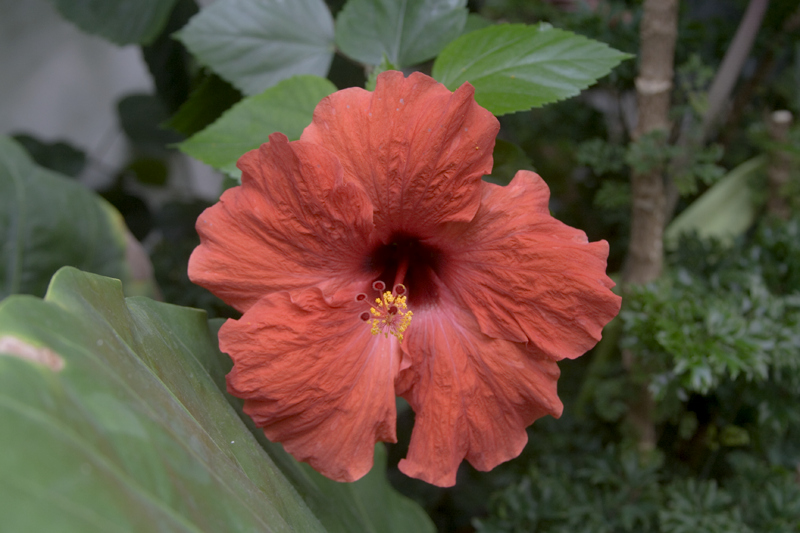
//> input picture PROJECT_EXAMPLE/flower.jpg, 800 x 533 px
$ ./main   (built with g++ and OpenCV 4)
//> lines starting //> are read from the running program, lines starting //| are printed output that depends on the picture
### SRC/CannyED.hpp
// [23 lines of licence text are left out]

#ifndef __CANNY_EDGE__
#define __CANNY_EDGE__

#include <opencv2\opencv.hpp>

using namespace cv;

class CannyED
{
	public:
		CannyED():ks32NonMaxFiltLen(5){};                             /* constructor */
		CannyED(Mat &sMatInput, Mat &sMatOutput, double dThreshold1, double dThreshold2);
		~CannyED(){};

	private:
		const int ks32NonMaxFiltLen;//Filter size for non-max suppression
		Mat sMatCannyEdge;
		/* ====================  METHODS       ======================================= */
		void NonMaxSuppression(Mat &sMatGrad, Mat &sMatThinEdge, Mat &sMatEdgeOrientation);
		void Hysteresis(Mat &sMatThinEdge, Mat &sMatEdgeMap, double dThOne, double dThTwo);
		void Trace(Mat &sMatThinEdge, Mat &sMatEdgeMap, int s32Y, int s32X, double dThOne);

}; /* -----  end of class CannyED  ----- */
#endif

### SRC/CannyED.cpp
// [23 lines of licence text are left out]

#include <CannyED.hpp>
#include <iostream>

using namespace std;

#pragma comment(lib, "opencv_core300d.lib")
#pragma comment(lib, "opencv_highgui300d.lib")
#pragma comment(lib, "opencv_imgcodecs300d.lib")
#pragma comment(lib, "opencv_imgproc300d.lib")

/**<
@param   sMatInput - Input Gray image
@param  sMatOutput - Edge Map
@param dThreshold1 - Hysteresis low threshold
@param dThreshold2 - Hysteresis high threshold
*/

CannyED::CannyED(Mat &sMatInput, Mat &sMatOutput, double dThreshold1, double dThreshold2):ks32NonMaxFiltLen(5)
{
	Mat sMatInputGauss;
	Mat sMatSobelX;
	Mat sMatSobelY;
	Mat sMatSobelGrad;
	Mat sMatEdgeThin;
	Mat sMatEdgeFinal;

	Mat sMatEdgeOrientation = Mat(Size(sMatInput.cols, sMatInput.rows), CV_16UC1);
	sMatCannyEdge = Mat::zeros(Size(sMatInput.cols, sMatInput.rows), CV_8UC1);

	//Sobel-X
	int ks32KernelX[3][3] = {
		-1, 0, 1,
		-2, 0, 2,
		-1, 0, 1
	};

	//Sobel-Y
	int ks32KernelY[3][3] = {
		-1, -2, -1,
		 0, 0, 0,
		+1, +2, 1
	};

	Mat sMatKernelX = Mat(Size(3, 3), CV_32SC1, ks32KernelX);
	Mat sMatKernelY = Mat(Size(3, 3), CV_32SC1, ks32KernelY);

	GaussianBlur(sMatInput, sMatInputGauss, Size(5, 5), 10);
	sMatInputGauss = sMatInput;
	filter2D(sMatInputGauss, sMatSobelX, CV_32FC1, sMatKernelX, Point(-1, -1));
	filter2D(sMatInputGauss, sMatSobelY, CV_32FC1, sMatKernelY, Point(-1, -1));

	Mat sMatSobel = sMatSobelX.mul(sMatSobelX) + sMatSobelY.mul(sMatSobelY);
	sqrt(sMatSobel, sMatSobelGrad);

	sMatSobelGrad.convertTo(sMatSobelGrad, CV_8UC1);

	for (int i = 0; i < sMatSobelX.rows; i++){
		for (int j = 0; j < sMatSobelX.cols; j++){
			float fValX  = sMatSobelX.at<float>(i, j);
			float fValY  = sMatSobelY.at<float>(i, j);
			float fAngle = fastAtan2(fValY, fValX);

			if (fAngle > 180)
				fAngle = fAngle - 180;

			if ((fAngle > 0 && fAngle <= 22.5) || (fAngle > 157.5 && fAngle <= 180))
				fAngle = 0;
			else if (fAngle > 22.5 && fAngle <= 67.5)
				fAngle = 45;
			else if (fAngle > 67.5 && fAngle <= 112.5)
				fAngle = 90;
			else if (fAngle > 112.5 && fAngle <= 157.5)
				fAngle = 135;

			sMatEdgeOrientation.at<unsigned short>(i, j) = (unsigned short)fAngle;
		}
	}

	NonMaxSuppression(sMatSobelGrad, sMatEdgeThin, sMatEdgeOrientation);
	sMatOutput = sMatEdgeThin;
	Hysteresis(sMatEdgeThin, sMatCannyEdge, dThreshold1, dThreshold2);
	sMatOutput = sMatCannyEdge;

	return;
}

/**<
@return void
@param   sMatGrad - Sobel Edge Map
@param  sMatOutputGrad - Output Edge Thin Map
@param  sMatEdgeOrientation - Orientation of edge
*/
void CannyED::NonMaxSuppression(Mat &sMatGrad, Mat &sMatOutputGrad, Mat &sMatEdgeOrientation)
{
	Mat             sMatGradPad;
	vector<Point2i> vecIndex;
	int             s32Pad      = ks32NonMaxFiltLen >> 1;
	Point pOne, pTwo, pThree, pFour;
	vector<uchar> vecPixel(ks32NonMaxFiltLen);

	copyMakeBorder(sMatGrad, sMatGradPad, s32Pad, s32Pad, s32Pad, s32Pad, BORDER_REPLICATE);
	sMatOutputGrad.create(Size(sMatGrad.cols, sMatGrad.rows), CV_8UC1);

	for (int i = s32Pad; i < sMatGradPad.rows - s32Pad; i++){
		for (int j = s32Pad; j < sMatGradPad.cols - s32Pad; j++){
			int ii = i - s32Pad;
			int jj = j - s32Pad;
			unsigned short u16Angle = sMatEdgeOrientation.at<unsigned short>(ii, jj);
			switch ( u16Angle ) {
				case 0:
					pOne   = (Point(0, 1)); pTwo   = (Point(0, 2)); pThree = (Point(-1, 0)); pFour  = (Point(-2, 0));
					break;
				case 45:
					pOne   = (Point(-1, -1)); pTwo   = (Point(-2, -2)); pThree = (Point(1, 1)); pFour  = (Point(2, 2));
					break;
				case 90:
					pOne   = (Point(-1, 0)); pTwo   = (Point(-2, 0)); pThree = (Point(1, 0)); pFour  = (Point(2, 0));
					break;
				case 135:
					pOne   = (Point(-1, 1)); pTwo   = (Point(-2, 2)); pThree = (Point(1, -1)); pFour  = (Point(2, -2));
					break;
				default:
					break;
			}				/* -----  end switch  ----- */

			//four neighboring pixels
			vecPixel.at(0) = sMatGradPad.at<uchar>(i + pTwo.x   , j + pTwo.y);
			vecPixel.at(1) = sMatGradPad.at<uchar>(i + pOne.x   , j + pOne.y);
			vecPixel.at(2) = sMatGradPad.at<uchar>(i , j);
			vecPixel.at(3) = sMatGradPad.at<uchar>(i + pThree.x , j + pThree.y);
			vecPixel.at(4) = sMatGradPad.at<uchar>(i + pFour.x  , j + pFour.y);

			vector<uchar>::iterator itr = max_element(vecPixel.begin(), vecPixel.end());
			int s32Index = itr - vecPixel.begin();
			// Index of the current pixel in stored at index=2
			if ( 2 != s32Index ) {
				sMatOutputGrad.at<uchar>(ii, jj) = 0;
			} else {
				sMatOutputGrad.at<uchar>(ii, jj) = sMatGradPad.at<uchar>(i, j);
			}

		}
	}
}

/**<
@return void
@param   sMatThinEdge - Edge map after NMS
@param  sMatOutEdgeMap - Final Edge map
@param  dThOne - Lower hysteresis threshold
@param  dThTwo - Upper hysteresis threshold
*/
#if 0
void CannyED::Hysteresis(Mat &sMatGrad, Mat &sMatOutputGrad, double dThOne, double dThTwo)
{
#define NUM_NEIGHBORS (8)

	Mat sMatMaskOne, sMatMaskTwo, sMatMaskOneTwo;
	const int ky[NUM_NEIGHBORS] = {-1, -1, -1, 0, 0, 1, 1, 1};
	const int kx[NUM_NEIGHBORS] = {-1, 0, -1, -1, 1, -1, 0, 1};

	// Pixels < dThOne are eliminated
	sMatMaskOne = (sMatGrad < dThOne & sMatGrad > 0);
	sMatGrad.setTo(0, sMatMaskOne);

	sMatMaskTwo    = (sMatGrad >= dThTwo);
	sMatMaskOneTwo = (sMatGrad < dThTwo & sMatGrad >=dThOne);

	sMatMaskTwo.setTo(2, sMatMaskTwo);
	sMatMaskOneTwo.setTo(1, sMatMaskOneTwo);

	sMatMaskTwo = sMatMaskTwo + sMatMaskOneTwo;
	copyMakeBorder(sMatMaskTwo, sMatMaskTwo, 1, 1, 1, 1, BORDER_REPLICATE);

	for(int i = 1; i < sMatMaskTwo.rows - 1; i++){
		for (int j = 1; j < sMatMaskTwo.cols - 1; j++){
			uchar u8PixVal = sMatMaskTwo.at<uchar>(i, j);
			vector<uchar> vNeighbors(NUM_NEIGHBORS);
			if(1 == u8PixVal){
				vNeighbors.at(0) = sMatMaskTwo.at<uchar>(i - ky[0], j - kx[0]);
				vNeighbors.at(1) = sMatMaskTwo.at<uchar>(i - ky[1], j - kx[1]);
				vNeighbors.at(2) = sMatMaskTwo.at<uchar>(i - ky[2], j - kx[2]);
				vNeighbors.at(3) = sMatMaskTwo.at<uchar>(i - ky[3], j - kx[3]);
				vNeighbors.at(4) = sMatMaskTwo.at<uchar>(i - ky[4], j - kx[4]);
				vNeighbors.at(5) = sMatMaskTwo.at<uchar>(i - ky[5], j - kx[5]);
				vNeighbors.at(6) = sMatMaskTwo.at<uchar>(i - ky[6], j - kx[6]);
				vNeighbors.at(7) = sMatMaskTwo.at<uchar>(i - ky[7], j - kx[7]);
				if(find(vNeighbors.begin(), vNeighbors.end(), 2) != vNeighbors.end())
					sMatMaskTwo.at<uchar>(i, j) = 2;
				//else
				//	sMatMaskTwo.at<uchar>(i, j) = 0;

			}
		}
	}

	sMatMaskTwo = sMatMaskTwo(Range(1, sMatMaskTwo.rows - 1), Range(1, sMatMaskTwo.cols - 1));
	sMatMaskTwo = (sMatMaskTwo == 2);

	sMatGrad.copyTo(sMatOutputGrad, sMatMaskTwo);
	sMatOutputGrad = (sMatOutputGrad != 0);
}
#else
void CannyED::Hysteresis(Mat &sMatThinEdge, Mat &sMatOutEdgeMap, double dThOne, double dThTwo)
{
	int s32Height = sMatThinEdge.rows;
	int s32Width  = sMatThinEdge.cols;

	for (int i = 1; i < s32Height - 1; i++){
		for (int j = 1; j < s32Width - 1; j++){
			uchar u8PixVal = sMatThinEdge.at<uchar>(i, j);
			if ( u8PixVal > dThTwo){
				Trace(sMatThinEdge, sMatOutEdgeMap, i, j, dThOne);
			}
		}
	}

}
#endif

void CannyED::Trace(Mat &sMatThinEdge, Mat &sMatEdgeMap, int s32Y, int s32X, double dThOne)
{
#define NUM_NEIGHBORS (8)

	const int ky[NUM_NEIGHBORS] = {-1, -1, -1, 0, 0, 1, 1, 1};
	const int kx[NUM_NEIGHBORS] = {-1, 0, -1, -1, 1, -1, 0, 1};

	int s32Width = sMatThinEdge.cols;
	int s32Height = sMatThinEdge.rows;
	if(sMatEdgeMap.at<uchar>(s32Y, s32X) == 0) {
		sMatEdgeMap.at<uchar>(s32Y, s32X) = 255;
		for(int i = 0; i < NUM_NEIGHBORS; i++){
			int ii = s32Y + ky[i];
			int jj = s32X + kx[i];
			if(ii >= 0 && jj >= 0 && ii < s32Height && jj < s32Width){
				uchar u8PixValOne = sMatThinEdge.at<uchar>(s32Y + ky[i], s32X + kx[i]);
				uchar u8PixValTwo = sMatEdgeMap.at<uchar>(s32Y + ky[i], s32X + kx[i]);
				if(u8PixValOne > dThOne && u8PixValTwo != 255){
					Trace(sMatThinEdge, sMatEdgeMap, ii, jj, dThOne);
				}
			}
		}
	}
}

### SRC/main.cpp
// [23 lines of licence text are left out]

#include <string>
#include <iostream>
#include <opencv2\opencv.hpp>
#include <CannyED.hpp>

#pragma comment(lib, "opencv_core300d.lib") // core functionalities
#pragma comment(lib, "opencv_highgui300d.lib") //GUI
#pragma comment(lib, "opencv_imgcodecs300d.lib")
#pragma comment(lib, "opencv_imgproc300d.lib") // Histograms, Edge detection

using namespace cv;
using namespace std;

#define PI (3.1412)

/*
* ===  FUNCTION  ======================================================================
*         Name:  main
*  Description:
* =====================================================================================
*/

int main ( int argc, char *argv[] )
{
	Mat sMatInput = imread("..\\flower.jpg", IMREAD_GRAYSCALE);
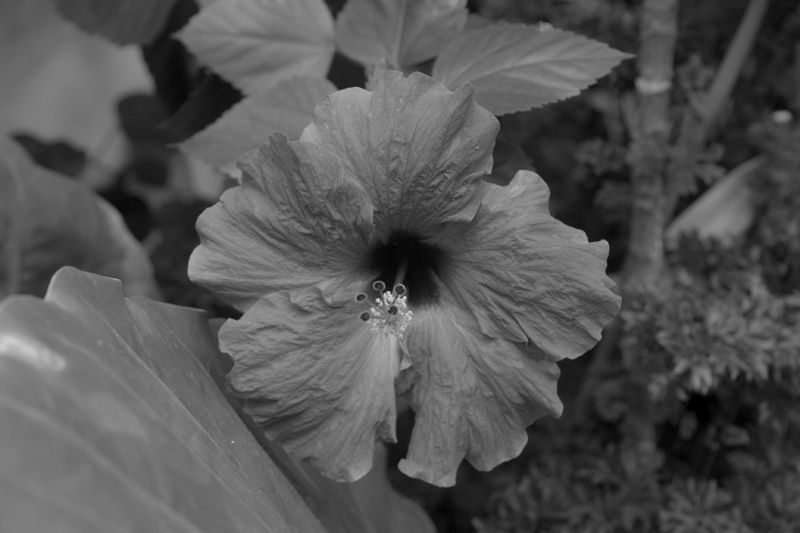
//> sMatInput: 533 rows x 800 cols, CV_8UC1; min 0, max 216, mean 84.5
	Mat sMatOutput;

	String strWinIn = "Input";
	String strWinOut = "Output";

	CannyED(sMatInput, sMatOutput, 10, 40);
//> in CannyED, `filter2D(sMatInputGauss, sMatSobelX, CV_32FC1, sMatKernelX, Point(-1, ..`:
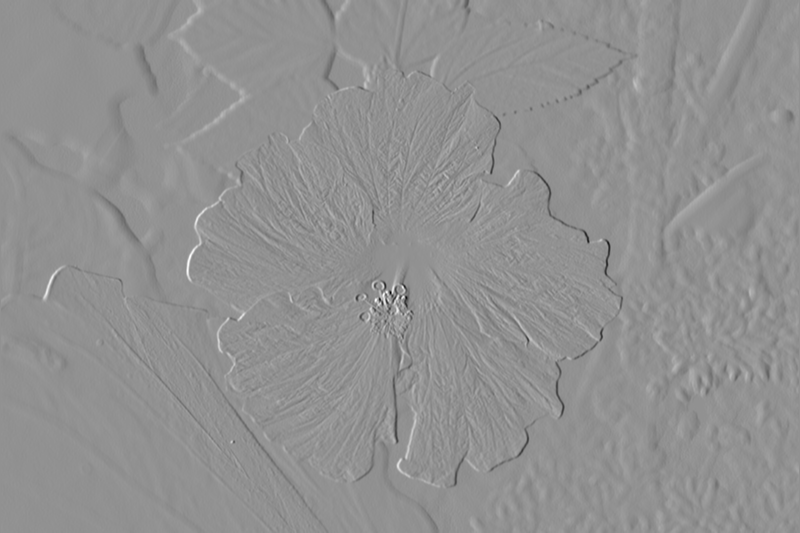
//> sMatSobelX: 533 rows x 800 cols, CV_32FC1; min -579, max 435, mean -0.5; drawn with min black and max white
//> in CannyED, `filter2D(sMatInputGauss, sMatSobelY, CV_32FC1, sMatKernelY, Point(-1, ..`:
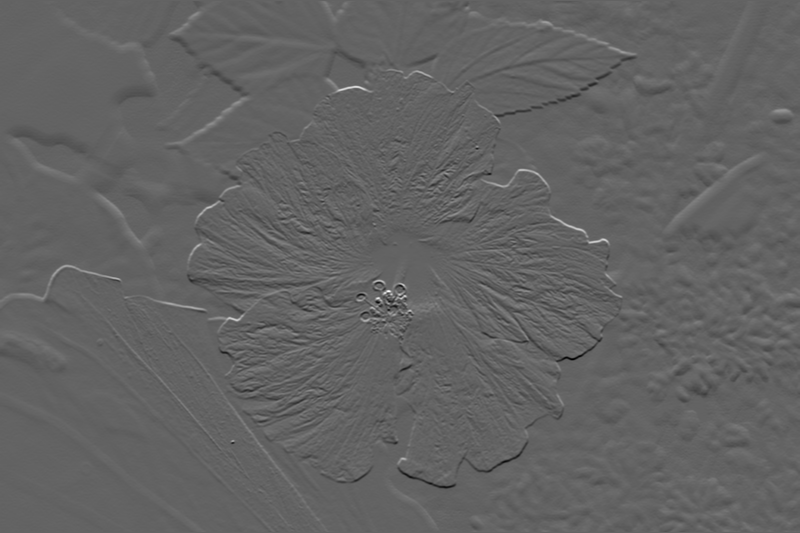
//> sMatSobelY: 533 rows x 800 cols, CV_32FC1; min -413, max 649, mean 0.1; drawn with min black and max white
//> in CannyED, `Mat sMatSobel = sMatSobelX.mul(sMatSobelX) + sMatSobelY.mul(sMatSobelY);`:
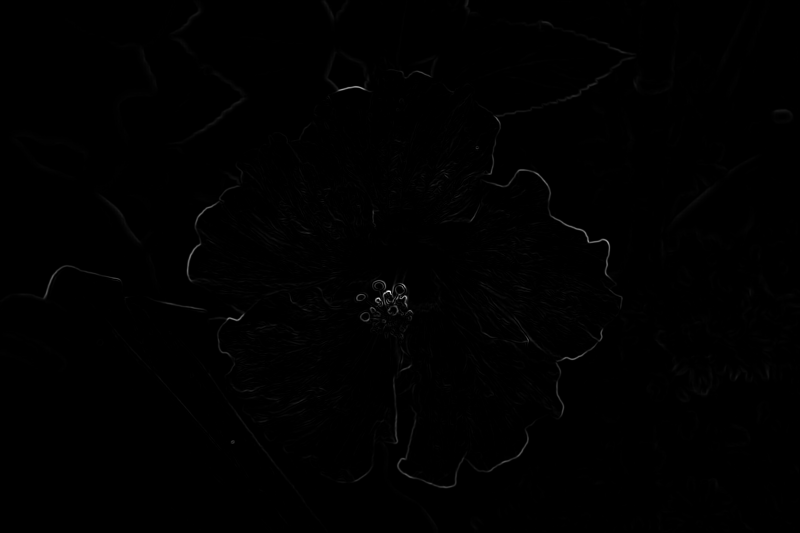
//> sMatSobel: 533 rows x 800 cols, CV_32FC1; min 0, max 443936, mean 1816.9; drawn with min black and max white
//> after the loop in CannyED, `for (int i = 0; i < sMatSobelX.rows; i++)`:
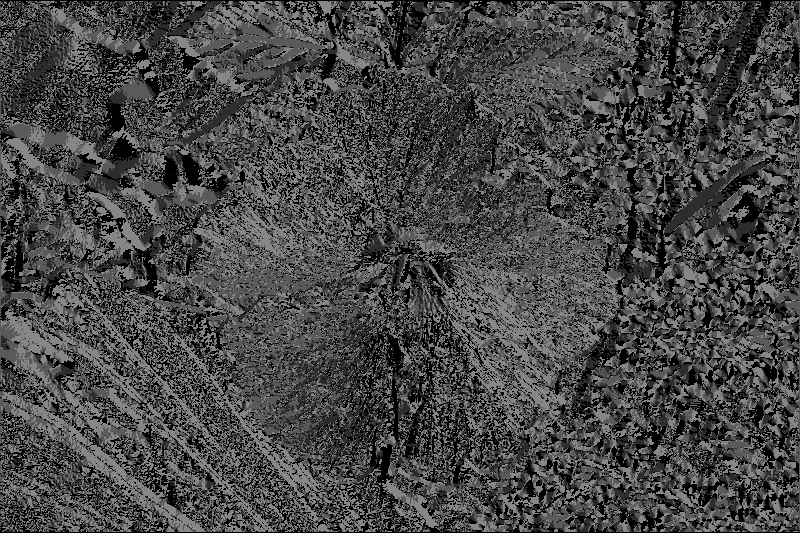
//> sMatEdgeOrientation: 533 rows x 800 cols, CV_16UC1; min 0, max 135, mean 70.2
//> the loop in NonMaxSuppression, `for (int i = s32Pad; i < sMatGradPad.rows - s32Pad; i++)` made 533 passes
//> (pOne, pTwo, pThree, pFour) on passes 1 to 3: (Point(0, 1), Point(0, 2), Point(-1, 0), Point(-2, 0)), (Point(-1, 0), Point(-2, 0), Point(1, 0), Point(2, 0)), (Point(-1, 0), Point(-2, 0), Point(1, 0), Point(2, 0))
//> after the loop in NonMaxSuppression, `for (int i = s32Pad; i < sMatGradPad.rows - s32Pad; i++)`:
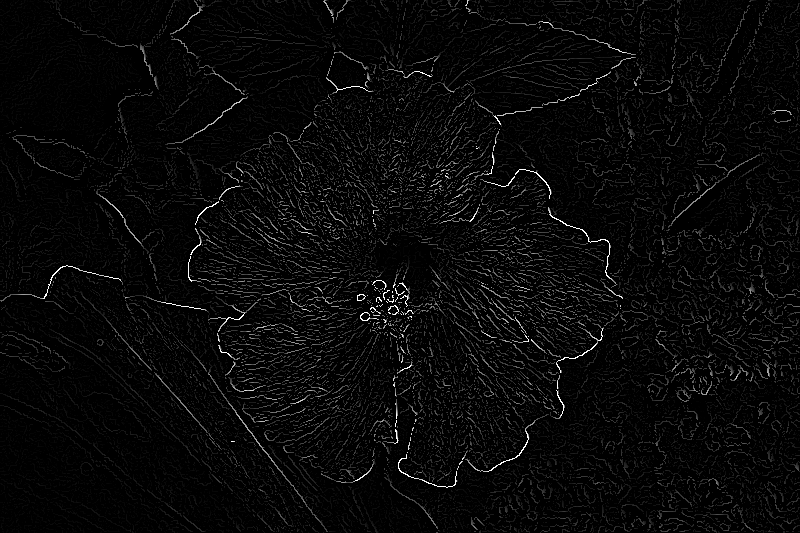
//> sMatOutputGrad: 533 rows x 800 cols, CV_8UC1; min 0, max 255, mean 8.7
//> after the loop in NonMaxSuppression, `for (int i = s32Pad; i < sMatGradPad.rows - s32Pad; i++)`: pOne = Point(0, 1); pTwo = Point(0, 2); pThree = Point(-1, 0); pFour = Point(-2, 0); vecPixel = [0, 0, 0, 20, 0]
//> after the loop in Hysteresis, `for (int i = 1; i < s32Height - 1; i++)`:
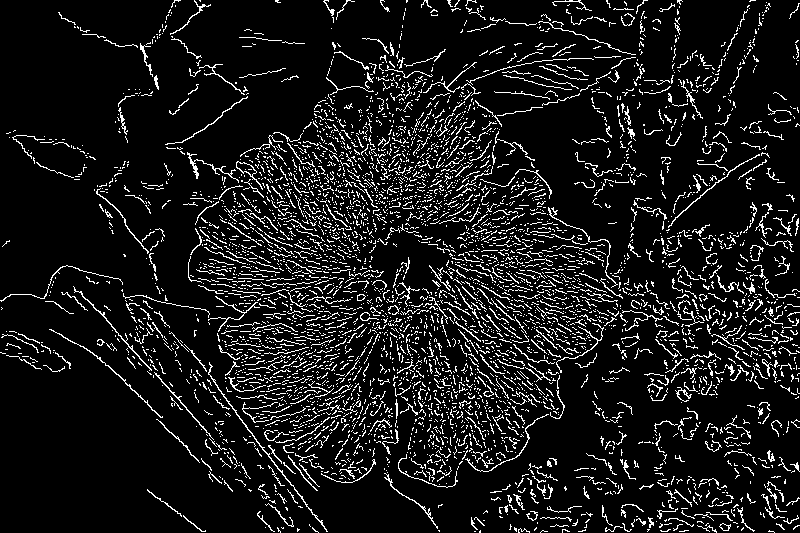
//> sMatOutEdgeMap: 533 rows x 800 cols, CV_8UC1; 9.8% white in thin lines or dots
	namedWindow(strWinIn, WINDOW_NORMAL);
	namedWindow(strWinOut, WINDOW_NORMAL);
	imshow(strWinIn, sMatInput);
	imshow(strWinOut, sMatOutput);

	imwrite("Input.jpg", sMatInput);
	imwrite("OutputEdge.jpg", sMatOutput);
	waitKey(0);
	return EXIT_SUCCESS;

} /* ----------  end of function main  ---------- */

$ run again, with PROJECT_EXAMPLE/statue.jpg copied over PROJECT_EXAMPLE/flower.jpg
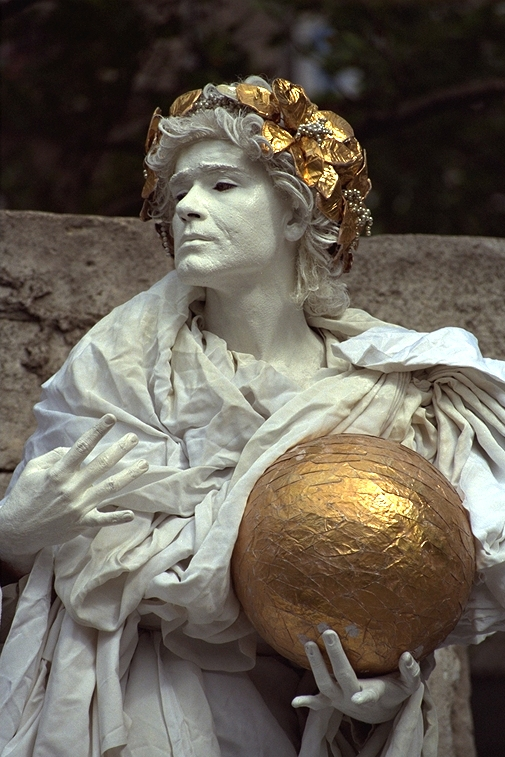
//> input picture PROJECT_EXAMPLE/statue.jpg, 505 x 757 px
//> after the loop in CannyED, `for (int i = 0; i < sMatSobelX.rows; i++)`:
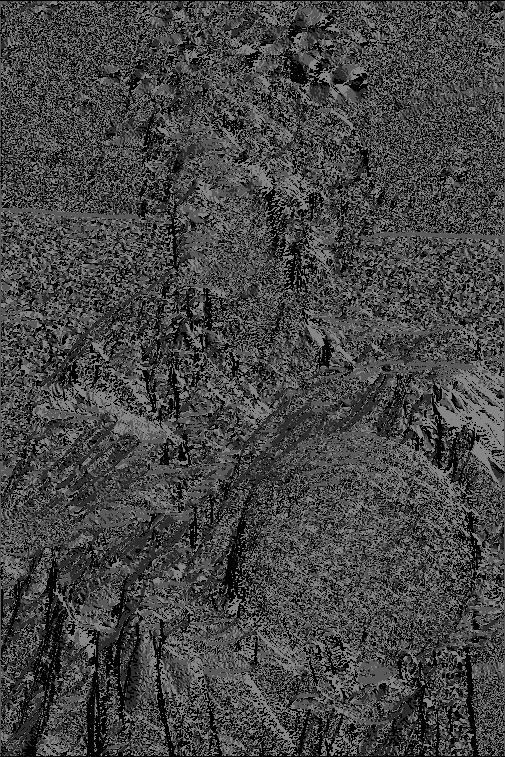
//> sMatEdgeOrientation: 757 rows x 505 cols, CV_16UC1; min 0, max 135, mean 68.2
//> the loop in NonMaxSuppression, `for (int i = s32Pad; i < sMatGradPad.rows - s32Pad; i++)` made 757 passes
//> (pOne, pTwo, pThree, pFour) on passes 1 to 3: (Point(0, 1), Point(0, 2), Point(-1, 0), Point(-2, 0)), (Point(-1, 0), Point(-2, 0), Point(1, 0), Point(2, 0)), (Point(-1, 0), Point(-2, 0), Point(1, 0), Point(2, 0))
//> after the loop in NonMaxSuppression, `for (int i = s32Pad; i < sMatGradPad.rows - s32Pad; i++)`: pOne = Point(0, 1); pTwo = Point(0, 2); pThree = Point(-1, 0); pFour = Point(-2, 0); vecPixel = [0, 0, 0, 2, 6]
//> after the loop in Hysteresis, `for (int i = 1; i < s32Height - 1; i++)`:
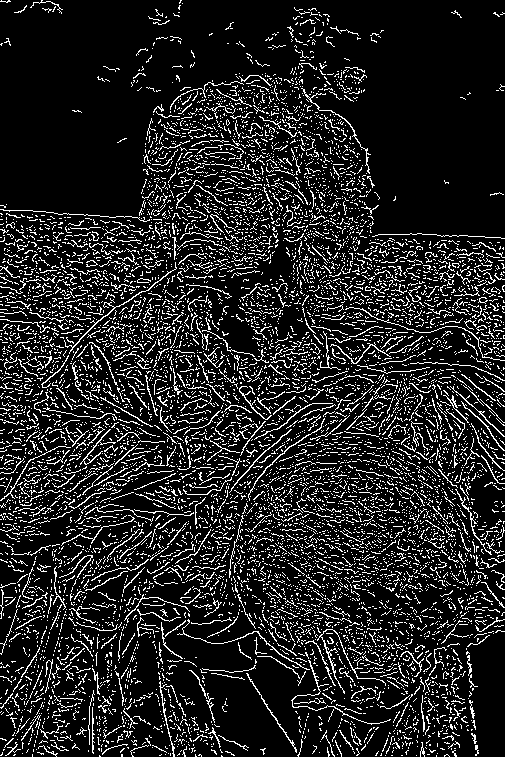
//> sMatOutEdgeMap: 757 rows x 505 cols, CV_8UC1; 13.9% white in thin lines or dots
